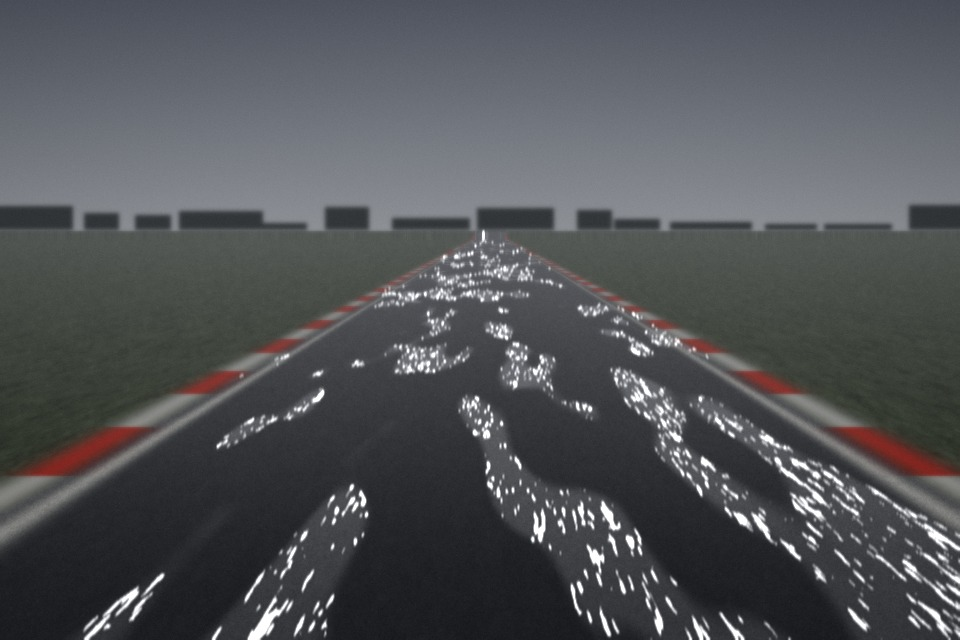
#> input picture backend/data/samples/frame_00.jpg, 960 x 640 px
$ python -i cv_features.py   (imports and definitions only)   (older library calls are emulated)
#> lines starting #> are read from the running program, lines starting #| are printed output that depends on the picture; after the words box and inside, x2 and y2 are one past the last pixel; in counts of white or black regions, pixels touching at a corner belong together
#> further down, picture is the input picture: shape (640, 960, 3); mean B, G, R 87.1, 83.8, 82.1
"""PIPELINE STEP 2 - Measure the physics of the image, without any model.

Why this step exists
--------------------
If the whole product were "send the picture to CLIP", it would be one call to one
off-the-shelf tool. So we add a second, completely independent opinion, built
from classical computer vision (OpenCV + NumPy) and basic optics. It has no
training data and no weights - it just measures the image.

Two independent methods that agree is a much stronger claim than one method that
is confident. When they disagree, that itself is information, and both numbers
are stored and shown in the UI.

What actually changes when a road gets wet
------------------------------------------
1. SHINE. Dry asphalt scatters light in all directions (it is a diffuse
   surface). A film of water turns it into a mirror, so it throws back sharp
   specular highlights. We count the fraction of near-blown-out bright pixels.

2. DARKNESS. Water fills the pores in the surface and light that enters mostly
   does not come back out, so wet tarmac reads much darker. We measure mean
   brightness (the V channel in HSV).

3. COLOUR. Wet surfaces also lose colour - the reflected light is mostly a
   neutral sky reflection sitting on top of the surface colour. We measure mean
   saturation (the S channel).

4. TEXTURE. Dry asphalt is visibly grainy: thousands of small stones each with
   their own shadow. Water fills the gaps and smooths the surface out. We
   measure this with the variance of the Laplacian, the standard sharpness
   metric - high variance means lots of fine detail, low variance means smooth.

Each measurement is mapped onto 0-1 and the four are blended into one
`physical_wetness` score.

Region of interest
------------------
For a forward-facing camera the top of the frame is usually sky, which would
wreck the brightness and shine statistics. So all four measurements are taken on
the bottom ROI_FRACTION of the image. For a close-up of tarmac this changes
nothing; for a track shot with sky in it, it matters a lot.
"""

from __future__ import annotations

import cv2
import numpy as np

# ---------------------------------------------------------------------------
# Calibration constants.
#
# These are the "dry end" and "wet end" anchors for each measurement. Anything
# at or past the wet anchor scores 1.0, anything at or past the dry anchor
# scores 0.0, and everything in between is linear. They are tuned against the
# bundled sample frames; nudge them if you swap in your own footage.
# ---------------------------------------------------------------------------

ROI_FRACTION = 0.55        # use the bottom 55% of the frame (the road)
WORK_MAX_DIM = 512         # downscale before measuring, for consistent speed

SPECULAR_THRESHOLD = 228   # a pixel this bright (0-255 V) counts as a highlight
SPECULAR_FULL = 0.018      # 1.8% of the road blown out == maximum shine

BRIGHTNESS_DRY = 0.56      # mean V of a dry surface
BRIGHTNESS_WET = 0.20      # mean V of a soaked surface

SATURATION_DRY = 0.21      # mean S of a dry surface
SATURATION_WET = 0.08      # mean S of a soaked surface

TEXTURE_DRY_LOG = 2.35     # log10(Laplacian variance) for grainy dry asphalt (~220)
TEXTURE_WET_LOG = 1.55     # log10(Laplacian variance) for smoothed-over wet asphalt (~35)

# ---------------------------------------------------------------------------
# Low-light detection.
#
# The obvious mistake here is to treat "dark" as "night", because a soaked road
# IS dark - that is exactly what the darkness cue measures. Thresholding on mean
# brightness would flag every genuinely wet frame as unreadable.
#
# The real distinction is not darkness, it is INFORMATION LOSS. A wet road at
# noon is dark but fully resolved: nothing is crushed to black, and something in
# the frame is still bright. A road at night has most of its pixels clipped to
# zero, where no amount of processing can recover the surface.
#
# Measured on our own frames:
#
#     soaked, daytime   mean 0.283   crushed 0.000   p95 0.569
#     real dashcam      mean 0.323   crushed 0.000   p95 0.529
#     dusk              mean 0.099   crushed 0.294   p95 0.231
#     night             mean 0.024   crushed 0.914   p95 0.090
#
# Every daytime frame, including the wettest one, crushes 0.000. The margin to
# the first threshold is the whole range, so this cannot misfire on wet roads.
# ---------------------------------------------------------------------------

CRUSHED_LEVEL = 16         # V below this is black: surface detail is gone
LIGHT_LOW_CRUSHED = 0.10   # this much of the road unrecoverable -> degraded
LIGHT_DARK_CRUSHED = 0.65  # this much -> refuse to give a confident reading
LIGHT_LOW_P95 = 0.35       # nothing in the road brighter than this -> degraded
LIGHT_DARK_P95 = 0.15      # -> refuse

# How much each measurement contributes to the final physical score.
WEIGHTS = {
    "shine": 0.32,
    "darkness": 0.30,
    "desaturation": 0.12,
    "smoothness": 0.26,
}


def _ramp(value: float, at_zero: float, at_one: float) -> float:
    """Linearly map `value` onto 0-1, where at_zero -> 0.0 and at_one -> 1.0.

    Works in either direction (at_one may be lower than at_zero, which is the
    case for brightness: darker means wetter).
    """
    span = at_one - at_zero
    if abs(span) < 1e-9:
        return 0.0
    return float(np.clip((value - at_zero) / span, 0.0, 1.0))


def _prepare(bgr: np.ndarray) -> np.ndarray:
    """Downscale, then crop to the road region of interest."""
    h, w = bgr.shape[:2]
#> h = 640; w = 960
    scale = WORK_MAX_DIM / max(h, w)
#> scale = 0.533
    if scale < 1.0:
        bgr = cv2.resize(bgr, (int(w * scale), int(h * scale)), interpolation=cv2.INTER_AREA)
        h, w = bgr.shape[:2]
#> h = 341; w = 512
    top = int(h * (1.0 - ROI_FRACTION))
#> top = 153
    roi = bgr[top:, :]
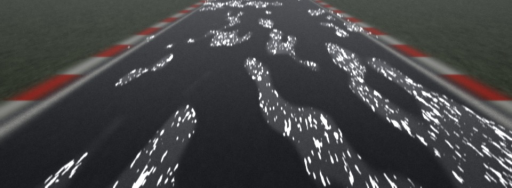
#> roi: shape (188, 512, 3); mean of channels 0, 1, 2 68.8, 67.7, 67.6; drawn as B, G, R
    # Guard against degenerate crops on very small images.
    return roi if roi.size else bgr


def analyze_surface(bgr: np.ndarray) -> dict:
    """Measure one frame. Input is an OpenCV BGR array. Returns raw stats + scores.

    Crops to the road region of interest first, then measures.
    """
    return measure_region(_prepare(bgr))


def measure_region(roi: np.ndarray) -> dict:
    """Run the four measurements over exactly the pixels given, no cropping.

    Split out from analyze_surface so the zone grid (zones.py) can measure a
    single cell of the road with identical maths. Whatever calls this is
    responsible for handing over road pixels and nothing else.
    """
    hsv = cv2.cvtColor(roi, cv2.COLOR_BGR2HSV)
#> hsv: shape (188, 512, 3); mean H, S, V 94.5, 26.6, 72.2
    v = hsv[:, :, 2].astype(np.float32)
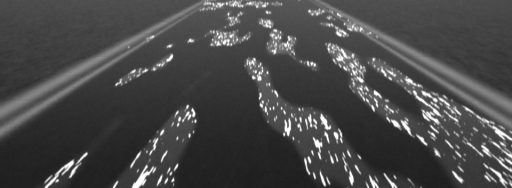
#> v: shape (188, 512) float32; min 28, max 255, mean 72.2
    s = hsv[:, :, 1].astype(np.float32)
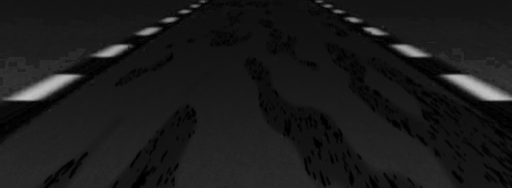
#> s: shape (188, 512) float32; min 0, max 194, mean 26.6
    gray = cv2.cvtColor(roi, cv2.COLOR_BGR2GRAY)
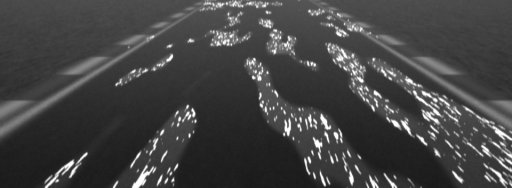
#> gray: shape (188, 512); min 24, max 255, mean 67.7

    # --- 1. Shine: how much of the surface is throwing back a specular highlight?
    specular_fraction = float((v >= SPECULAR_THRESHOLD).mean())
#> specular_fraction = 0.0138

    # --- 2. Darkness: mean brightness, normalised to 0-1.
    mean_v = float(v.mean() / 255.0)
#> mean_v = 0.283

    # Exposure diagnostics, used to tell "dark because wet" from "dark because
    # night". Not part of the wetness score - they only decide whether the
    # score can be trusted at all.
    crushed_fraction = float((v < CRUSHED_LEVEL).mean())
#> crushed_fraction = 0
    p95_brightness = float(np.percentile(v, 95) / 255.0)
#> p95_brightness = 0.569

    # --- 3. Colour: mean saturation, normalised to 0-1.
    mean_s = float(s.mean() / 255.0)
#> mean_s = 0.104

    # --- 4. Texture: variance of the Laplacian. Blur very slightly first so we
    #        measure surface grain rather than sensor noise or JPEG artefacts.
    #
    #        Important subtlety: the edges of a specular highlight are themselves
    #        very high-frequency, so a wet road full of glints can score as
    #        "textured" for entirely the wrong reason - the two signals fight
    #        each other. So highlights (and a small margin around them) are
    #        excluded, and the variance is taken over the remaining surface only.
    #        What is left is genuine surface grain.
    blurred = cv2.GaussianBlur(gray, (3, 3), 0)
    laplacian = cv2.Laplacian(blurred, cv2.CV_64F)
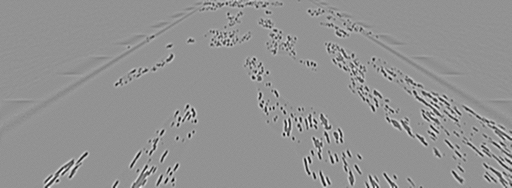
#> laplacian: shape (188, 512) float64; min -138, max 102, mean 0; drawn with min black and max white

    highlight = (v >= SPECULAR_THRESHOLD - 28).astype(np.uint8)
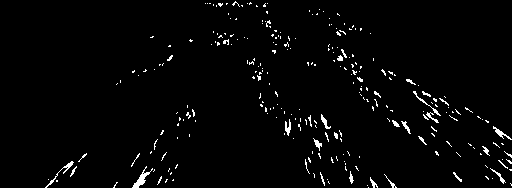
#> highlight: shape (188, 512); values 0 (black) and 1 (white), 2.3% white in thin lines or dots
    highlight = cv2.dilate(highlight, np.ones((5, 5), np.uint8), iterations=1)
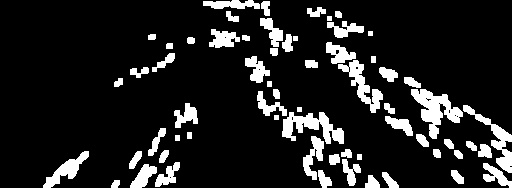
#> highlight: shape (188, 512); values 0 (black) and 1 (white), 13% white; 63 white regions, largest, box (x1, y1, x2, y2) and area: (411, 89, 463, 139) 1110, (282, 112, 344, 144) 974, (463, 105, 512, 173) 769
    surface_pixels = laplacian[highlight == 0]
    # Only trust the masked measurement if a decent amount of surface survives.
    if surface_pixels.size > 0.15 * laplacian.size:
        laplacian_var = float(surface_pixels.var())
#> laplacian_var = 33.92
    else:
        laplacian_var = float(laplacian.var())

    # Map each measurement onto a 0 (bone dry) to 1 (soaked) score.
    shine = _ramp(specular_fraction, 0.0, SPECULAR_FULL)
#> shine = 0.769
    darkness = _ramp(mean_v, BRIGHTNESS_DRY, BRIGHTNESS_WET)
#> darkness = 0.769
    desaturation = _ramp(mean_s, SATURATION_DRY, SATURATION_WET)
#> desaturation = 0.812
    smoothness = _ramp(np.log10(laplacian_var + 1.0), TEXTURE_DRY_LOG, TEXTURE_WET_LOG)
#> smoothness = 1

    subscores = {
        "shine": shine,
        "darkness": darkness,
        "desaturation": desaturation,
        "smoothness": smoothness,
    }
#> subscores = {'shine': 0.769, 'darkness': 0.769, 'desaturation': 0.812, 'smoothness': 1}
    physical = sum(subscores[k] * WEIGHTS[k] for k in WEIGHTS)
#> physical = 0.834

    return {
        "physical_wetness": float(np.clip(physical, 0.0, 1.0)),
        "subscores": {k: round(float(val), 4) for k, val in subscores.items()},
        "raw": {
            "specular_fraction": round(specular_fraction, 5),
            "mean_brightness": round(mean_v, 4),
            "crushed_fraction": round(crushed_fraction, 5),
            "p95_brightness": round(p95_brightness, 4),
            "mean_saturation": round(mean_s, 4),
            "laplacian_variance": round(laplacian_var, 2),
        },
    }


# [61 lines left out: functions fuse, assess_light, not called in this run]

>>> import cv2
>>> picture = cv2.imread('../../data/samples/frame_00.jpg')
>>> result = analyze_surface(picture)
#> result = 3 items
